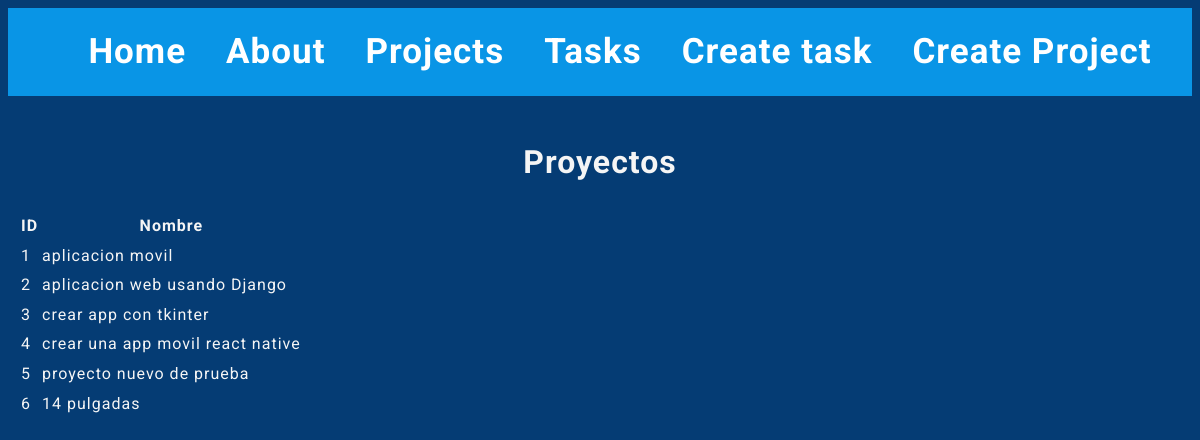
/projects/, run on the app's committed database.
### myapp/models.py (models this page shows, shortened)
class Project(models.Model):
    name = models.CharField(max_length=200)

### myapp/views.py (the view)
# urls.py: path('projects/', views.projects, name="projects"),
def projects(request):
    projects = Project.objects.all()
    return render(request, 'projects/projects.html', {
        'projects': projects
    })

### myapp/templates/projects/projects.html
{% extends 'layouts/base.html' %}
{% block content %}
<div>
    <div class="title">
        <h1>Proyectos</h1>
    </div>
    <table class="table">
        <thead>
            <tr>
                <th>ID</th>
                <th>Nombre</th>
            </tr>
        </thead>
        <tbody>
            {% for project in projects %}
            <tr>
                <td>{{ project.id }}</td>
                <td>{{ project.name }}</td>
            </tr>
            {% endfor %}
        </tbody>
    </table>
</div>
{% endblock %}

### myapp/static/styles/main.css (style rules this page uses)
body { font-family: 'Roboto', sans-serif; font-size: 16px; line-height: 1.6; background: #053c74; color: whitesmoke; letter-spacing: 1px; }
.title { text-align: center; }

### data on the page
Project: id "1", name "aplicacion movil"
Project: id "2", name "aplicacion web usando Django"
Project: id "3", name "crear app con tkinter"
Project: id "4", name "crear una app movil react native"
Project: id "5", name "proyecto nuevo de prueba"
Project: id "6", name "14 pulgadas"
